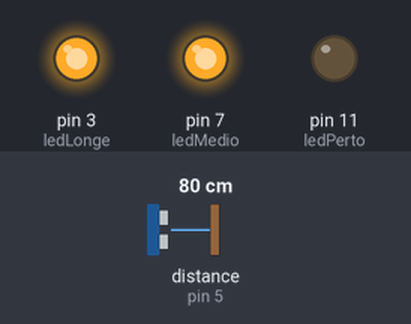
Bench run of a sketch on a simulated Arduino Uno, built with avr-gcc and run on an emulated ATmega328P. On the bench: output pins drawn as LEDs (lit = HIGH). Inputs (shaded band) come from the test bench; at power-on: distance to the obstacle (sensor on pin 5) 80 cm. The echo pulse lasts 58.3 µs per cm.

Above: at 1.2 s.
1.3 s: distance to the obstacle (sensor on pin 5) set to 37 cm
2.8 s: distance to the obstacle (sensor on pin 5) set to 33 cm
At 3.9 s:
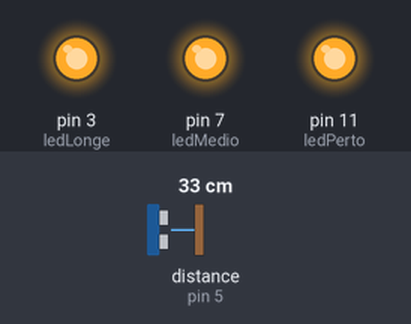
4.6 s: distance to the obstacle (sensor on pin 5) set to 120 cm
At 5.9 s:
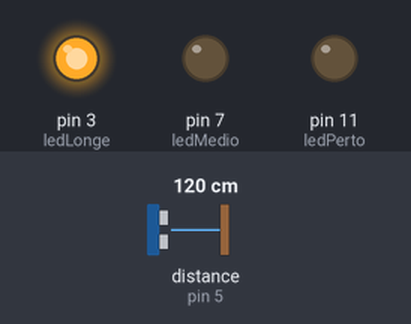
6.4 s: distance to the obstacle (sensor on pin 5) set to 88 cm
7.9 s: distance to the obstacle (sensor on pin 5) set to 79 cm
At 9.3 s:
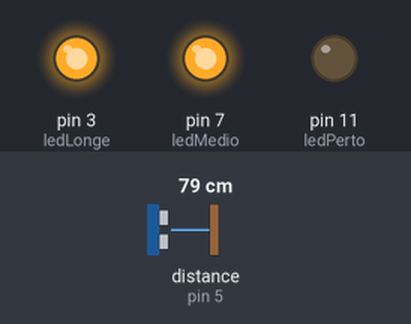
9.6 s: distance to the obstacle (sensor on pin 5) set to 2 cm
At 10.6 s:
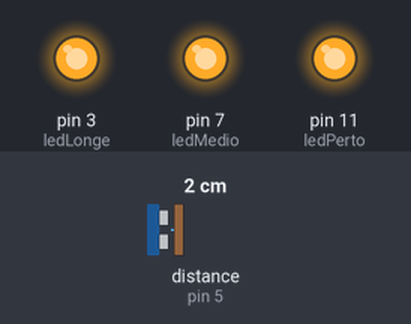
Timing chart, 0 to 12.4 s (numbered marks = the images above; inputs shaded):
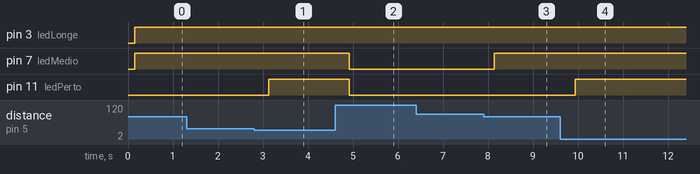

The sketch:

demo.DoorSemaphore.ino
```cpp
#include <NewPing.h>

// Definindo pinos para atuadores

#define ledLonge   3
#define ledMedio   7
#define ledPerto   11

#define pinTRIGGER  2  // Arduino pin tied to trigger pin on the ultrasonic sensor.
#define pinECHO     5  // Arduino pin tied to echo pin on the ultrasonic sensor.

// Parâmetros de controle

#define intDistanciaMaxima  200 // Maximum distance we want to ping for (in centimeters). Maximum sensor distance is rated at 400-500cm.
#define intFrequencia       50 // Wait 50ms between pings (about 20 pings/sec). 29ms should be the shortest delay between pings.
#define intQtdTestes        6 // Quantidade de testes para fazer antes de obter uma média da distância

// Medidas em centimetros
long longe = 140;
long medio = 85;
long perto = 35;

// Instância o sensor de distância com pinos PWN

NewPing sonar(pinTRIGGER, pinECHO, intDistanciaMaxima);

void setup() {

  // Somente para testes
  //Serial.begin(9600); // Open serial monitor at 9600 baud to see ping results.

  pinMode(ledLonge, OUTPUT);
  pinMode(ledMedio, OUTPUT);
  pinMode(ledPerto, OUTPUT);
}

void loop() {

  long us = sonar.ping_median(intQtdTestes); // Medida em microsegundos
  long distancia = sonar.convert_cm(us); // Converte tempo para centimetros

  // Somente para testes
  //Serial.print("distancia: ");
  //Serial.print(distancia);
  //Serial.println("cm");

  if (distancia <= 0) {

    // Ignora, provavelmente um erro na leitura

  } else if (distancia <= perto) {

    // Avisa que vai abrir a porta

    digitalWrite(ledPerto, HIGH);
    digitalWrite(ledMedio, HIGH);
    digitalWrite(ledLonge, HIGH);

  } else if (distancia <= medio) {

    // Avisa que está bem próximo

    digitalWrite(ledPerto, LOW);
    digitalWrite(ledMedio, HIGH);
    digitalWrite(ledLonge, HIGH);

  } else if (distancia <= longe) {

    // Está se aproximando

    digitalWrite(ledPerto, LOW);
    digitalWrite(ledMedio, LOW);
    digitalWrite(ledLonge, HIGH);

  } else {

    digitalWrite(ledPerto, LOW);
    digitalWrite(ledMedio, LOW);
    digitalWrite(ledLonge, LOW);

  }

  // Aguarda até a próxima leitura

  delay(intFrequencia);
}
```

Measured:
- the behaviour switches between 36 and 35 cm on distance to the obstacle (sensor on pin 5) (found by bisection; images 0 and 1)
- the behaviour switches between 85 and 84 cm on distance to the obstacle (sensor on pin 5) (found by bisection; images 2 and 3)
- after the input at 1.3 s, every drawn part: stays the same
- after the input at 2.8 s, pin 11 (ledPerto): LOW → HIGH after 0.33 s
- after the input at 4.6 s, pin 7 (ledMedio), pin 11 (ledPerto): HIGH → LOW after 0.32 s
- after the input at 6.4 s, every drawn part: stays the same
- after the input at 7.9 s, pin 7 (ledMedio): LOW → HIGH after 0.24 s
- after the input at 9.6 s, pin 11 (ledPerto): LOW → HIGH after 0.34 s
